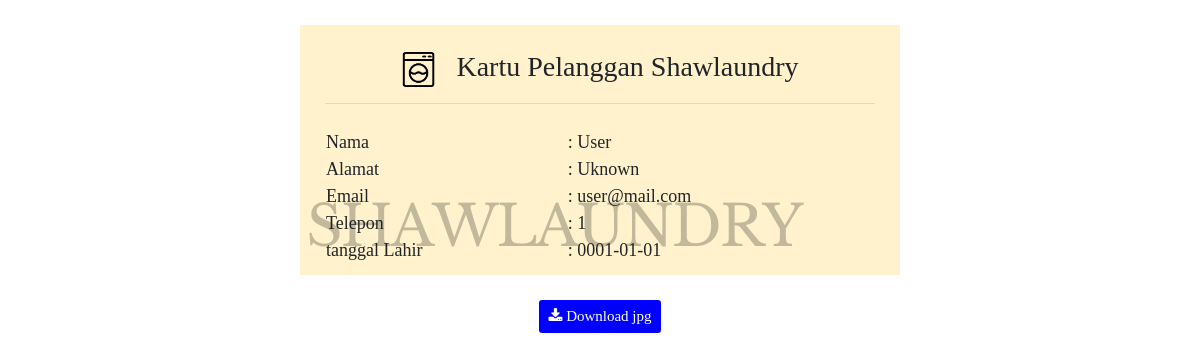
Page /pelanggan/kartupelanggan.php (signed in) on the committed database.
### tables this page shows
CREATE TABLE `pelanggan` (
  `idpelanggan` int(11) NOT NULL,
  `nama` text NOT NULL,
  `alamat` text NOT NULL,
  `telepon` text NOT NULL,
  `email` text NOT NULL,
  `password` text NOT NULL,
  `tanggal_lahir` date NOT NULL,
  `status` int(11) NOT NULL
);

### pelanggan/kartupelanggan.php (the view, shortened to what this page needs)
<?php
include '../getdata.php';
$email = $_SESSION['usernamepelanggan'];
$data2 = mysqli_query($konektor, "SELECT * FROM pelanggan WHERE email like '$email'");
if (mysqli_num_rows($data2)) {
    while ($d2 = mysqli_fetch_array($data2)) {
        $nama = $d2['nama'];
        $alamat = $d2['alamat'];
        $telepon = $d2['telepon'];
        $tanggal_lahir = $d2['tanggal_lahir'];
    }
}
?>
<!doctype html>
<html lang="en">
<head>
    <?php include '../cdn.php'; ?>
</head>
<body>
    <div align="center">
        <div id="htmltoimage" class="shaw">
            <h3><img src="../icons/laundry.png" width="35" style="margin-right: 20px;" alt="icon">Kartu Pelanggan Shawlaundry</h3>
            <hr>
            <table class="mt-4" width="100%">
                <tbody>
                    <tr>
                        <td>
                            Nama <br>
                            Alamat <br>
                            Email <br>
                            Telepon <br>
                            tanggal Lahir
                        </td>
                        <td>
                            : <?php echo $nama ?><br>
                            : <?php echo $alamat ?><br>
                            : <?php echo $email ?><br>
                            : <?php echo $telepon ?> <br>
                            : <?php echo $tanggal_lahir ?>
                        </td>
                    </tr>
                </tbody>
            </table>
        </div>
        <a class="btn btn-sm download" onclick="downloadimage()"><i class="fa">&#xf019;</i> Download jpg</a>
    </div>
</body>
</html>

### pelanggan/kartupelanggan.php (style rules this page uses)
body { font-family: 'Times New Roman', Times, serif; }
.download { font-size: 15px; background-color: blue; margin-top: 25px; color: white; }
.shaw { width: 600px; height: 250px; margin-top: 25px; background-image: url('../img/shawlaundry.png'); padding: 25px; }
table { font-size: large; }

### rows in the picture
pelanggan: nama "User", alamat "Uknown", telepon "1", tanggal_lahir "0001-01-01"

### other values in the picture
$email "user@mail.com"
